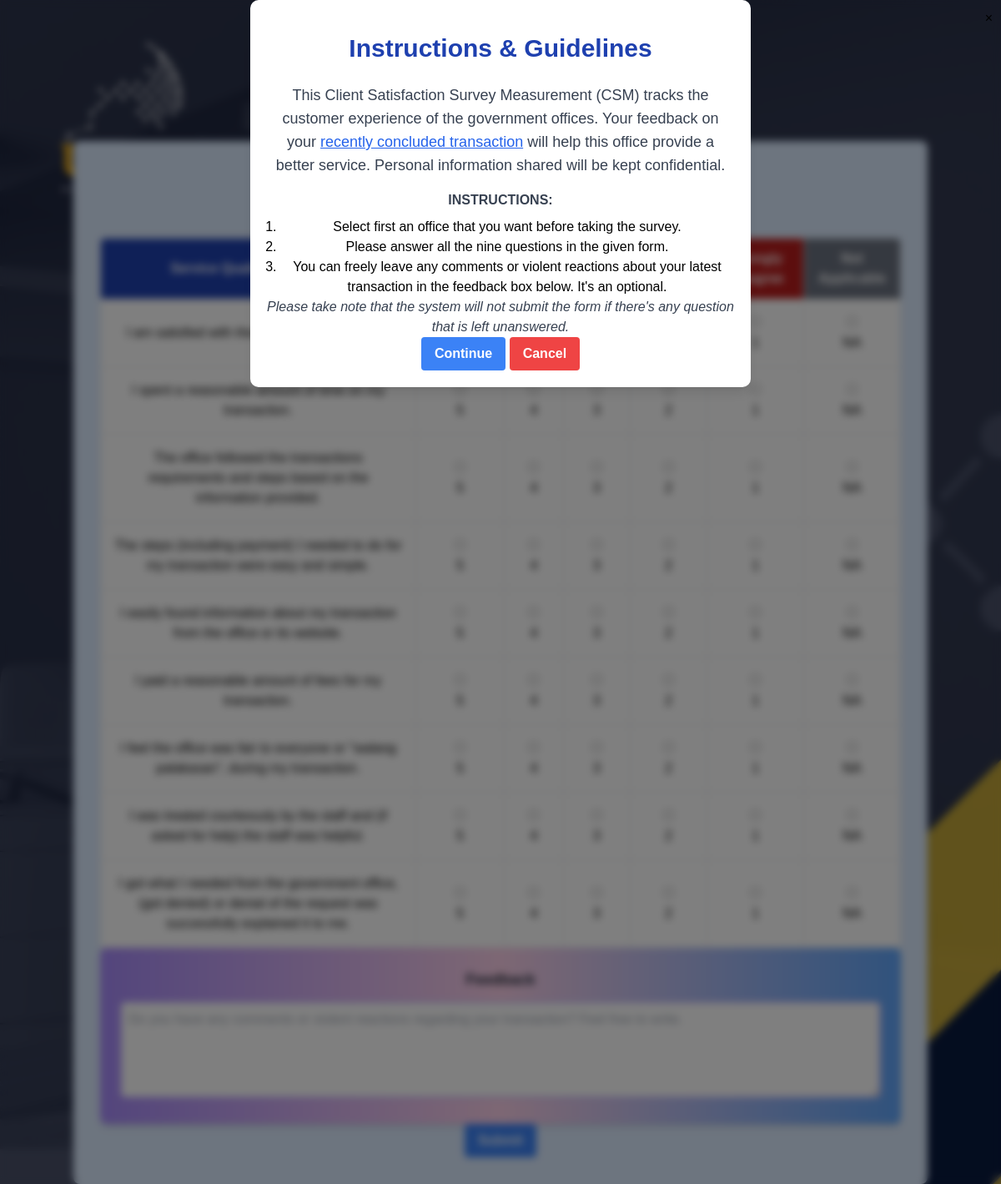
Screenshot of /survey.php with the database file from the repository.
### tables this page shows
CREATE TABLE `survey_questions` (
  `question_id` int(11) NOT NULL,
  `question_text` text NOT NULL,
  `option_1` varchar(255) NOT NULL,
  `option_2` varchar(255) NOT NULL,
  `option_3` varchar(255) NOT NULL,
  `option_4` varchar(255) NOT NULL,
  `option_5` varchar(255) NOT NULL,
  `option_na` varchar(255) NOT NULL
);

### survey.php (the view, shortened to what this page needs)
<!DOCTYPE html>
<html lang="en">
<head>
    <link href="https://cdn.jsdelivr.net/npm/tailwindcss@2.2.19/dist/tailwind.min.css" rel="stylesheet">
    <link rel="stylesheet" href="https://cdn.jsdelivr.net/npm/sweetalert2@11.0.19/dist/sweetalert2.min.css">
</head>
<body class="bg-gray-100">
<div id="myModal" class="modal">
<div class="modal-content bg-white p-8 rounded-lg shadow-lg max-w-screen-md mx-auto">
        <span class="close" onclick="closeModal()">&times;</span>
        <h1 class="text-3xl font-bold mb-6 text-blue-800">Instructions & Guidelines</h1>
<p class="text-lg text-gray-700 mb-4">
    This Client Satisfaction Survey Measurement (CSM) tracks the customer experience of the government offices. Your feedback on your <u class="text-blue-600">recently concluded transaction</u> will help this office provide a better service. Personal information shared will be kept confidential.
</p>
<p class="text-base text-gray-700 mb-2">
    <span class="font-semibold">INSTRUCTIONS:</span>
    <ol class="list-decimal pl-4 mt-2">
        <li>Select first an office that you want before taking the survey.</li>
        <li>Please answer all the nine questions in the given form.</li>
        <li>You can freely leave any comments or violent reactions about your latest transaction in the feedback box below. It's an optional.</li>
    </ol>
</p>
<p class="text-base italic text-gray-700">
    Please take note that the system will not submit the form if there's any question that is left unanswered.
</p>
        <button class="bg-blue-500 hover:bg-blue-700 text-white font-bold py-2 px-4 rounded transition duration-300" onclick="closeModal()">Continue</button>
<button class="bg-red-500 hover:bg-red-700 text-white font-bold py-2 px-4 rounded transition duration-300" onclick="cancelSurvey()">Cancel</button>
    </div>
</div>
    <h1 class="text-2xl font-bold mb-6">Survey Form</h1>
<div class="relative">
    <div class="absolute inset-y-0 right-0 flex items-center pr-2 pointer-events-none">
    </div>
</div>
<form action="process_form.php" method="post" onsubmit="return validateForm()">
   <div class="container mx-auto mt-8 bg-blue-100 p-8 rounded-lg shadow-lg max-w-screen-lg">
    <h1 class="text-2xl font-bold mb-6">Service Quality Survey</h1>
    <div class="overflow-x-auto mt-8 mb-0 rounded-lg">
    <table class="w-full table-auto bg-white border border-gray-300 shadow-md rounded-md divide-y divide-gray-300">
    <thead>
            <tr>
                    <th class="p-3 bg-blue-800 text-white border">Service Quality Dimensions</th>
                    <th class="p-3 bg-green-700 text-white border">Strongly Agree</th>
                    <th class="p-3 bg-green-500 text-white border">Agree</th>
                    <th class="p-3 bg-yellow-500 text-white border">Neutral</th>
                    <th class="p-3 bg-red-500 text-white border">Disagree</th>
                    <th class="p-3 bg-red-700 text-white border">Strongly Disagree</th>
                    <th class="p-3 bg-gray-500 text-white border">Not Applicable</th>
                </tr>
            </thead>
<tr>
<?php
$servername = "localhost";
$username = "root";
$password = "";
$dbname = "css_system";
$conn = new mysqli($servername, $username, $password, $dbname);
$sql = "SELECT * FROM survey_questions";
$result = $conn->query($sql);
if ($result->num_rows > 0) {
    echo '<form action="submit_survey.php" method="post">';
    while ($row = $result->fetch_assoc()) {
        echo '<tr>';
        echo '<td class="p-4 border">' . $row['question_text'] . '</td>';
        for ($i = 5; $i >= 1; $i--) {
            echo '<td class="p-4 border">';
            echo '<div class="radio-container">';
            echo '<input type="radio" id="q' . $row['question_id'] . '_' . $i . '" name="question' . $row['question_id'] . '" value="' . $i . '">';
            echo '<label for="q' . $row['question_id'] . '_' . $i . '" class="number">' . $i . '</label>';
            echo '</div>';
            echo '</td>';
        }
        echo '<td class="p-4 border">';
        echo '<div class="radio-container">';
        echo '<input type="radio" id="q' . $row['question_id'] . '_na" name="question' . $row['question_id'] . '" value="NA">';
        echo '<label for="q' . $row['question_id'] . '_na" class="number">NA</label>';
        echo '</div>';
        echo '</td>';
        echo '</tr>';
    }
    echo '</form>';
} else {
    echo "No questions found";
}
?>
</table>
<div class="p-6 bg-gradient-to-r from-purple-400 via-pink-200 to-blue-400 rounded-lg shadow-md">
<label for="feedback" class="block text-lg font-semibold text-gray-800 mb-2">Feedback</label>
<textarea id="feedback" name="feedback" rows="4" class="mt-1 p-2 w-full border-2 border-purple-300 rounded-md focus:outline-none focus:border-purple-500 bg-white text-gray-700" placeholder="Do you have any comments or violent reactions regarding your transaction? Feel free to write."></textarea>
</div>
<button class="bg-blue-500 hover:bg-blue-700 text-white font-bold py-2 px-4 rounded transition duration-300" type="submit">Submit</button>
</form>

### survey.php (style rules this page uses)
body { font-family: 'Arial', sans-serif; background-color: #f7f7f7; margin: 0; padding: 0; text-align: center; background-image: url('images/ustpalter.png'); background-size: cover; }
h1 { font-size: 32px; color: #333; margin: 20px 0; }
.modal { display: none; position: fixed; top: 0; left: 0; width: 100%; height: 100%; background-color: rgba(0, 0, 0, 0.5); justify-content: center; align-items: center; z-index: 1; backdrop-filter: blur(5px); transition: opacity 0.3s, visibility 0.3s; }
.modal-content { background-color: #fff; padding: 20px; border-radius: 10px; max-width: 600px; margin: auto; text-align: center; padding: 20px; transition: transform 0.3s ease-in-out; }
.modal-open .modal { pointer-events: none; }
.modal-open .modal-content { pointer-events: auto; }
body.modal-open { overflow: hidden; }
.close { position: absolute; top: 10px; right: 10px; cursor: pointer; }
.radio-container { @apply relative cursor-pointer; @apply user-select-none; }
.radio-container input { @apply absolute opacity-0 cursor-pointer; }
.number { @apply absolute top-1/2 left-1/2 transform -translate-x-1/2 -translate-y-1/2 text-white font-bold; }

### rows the page displays
survey_questions: question_text "I spent a reasonable amount of time on my transaction."
survey_questions: question_text "The office followed the transactions requirements and steps based on the information provided."
survey_questions: question_text "The steps (including payment) I needed to do for my transaction were easy and simple."
survey_questions: question_text "I easily found information about my transaction from the office or its website."
survey_questions: question_text "I paid a reasonable amount of fees for my transaction."
survey_questions: question_text "I feel the office was fair to everyone or \"walang palakasan\", during my transaction."
survey_questions: question_text "I was treated courteously by the staff and (if asked for help) the staff was helpful."
survey_questions: question_text "I got what I needed from the government office, (got denied) or denial of the request was successfully explained it to me."
